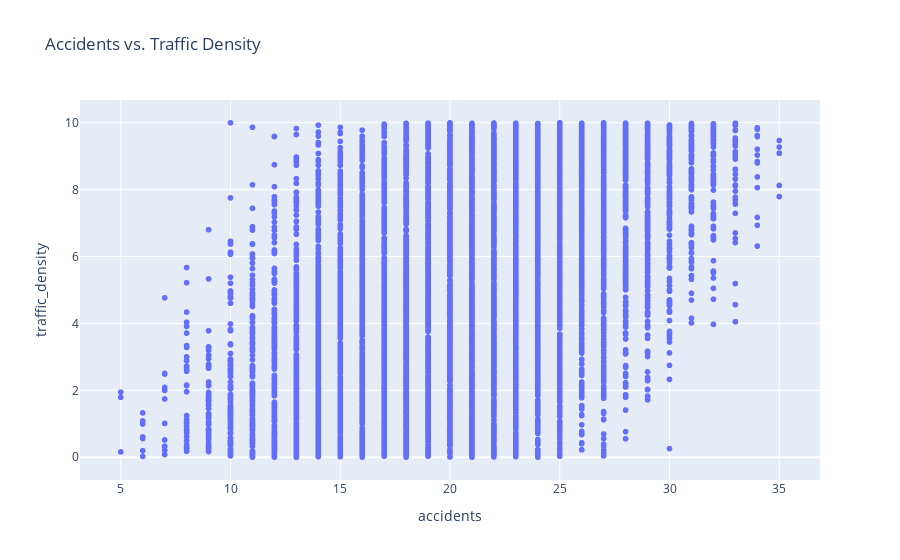

Notebook source saved alongside this figure:
### Code cell
fig = px.scatter(df, x = 'accidents', y  = 'traffic_density', 
                 title = 'Accidents vs. Traffic Density')
fig.show()

### Figure 1 — Plotly figure (JSON) as saved in the notebook; plotly's stock layout.template omitted (floating-point values rounded to 4 significant figures; data arrays with more than 128 entries replaced by an {"elided": "..."} marker saying what was removed)
{"data": [{"hovertemplate": "accidents=%{x}<br>traffic_density=%{y}<extra></extra>", "legendgroup": "", "marker": {"color": "#636efa", "symbol": "circle"}, "mode": "markers", "name": "", "showlegend": false, "type": "scattergl", "x": {"elided": "8756 int values"}, "xaxis": "x", "y": {"elided": "8756 float values"}, "yaxis": "y"}], "layout": {"legend": {"tracegroupgap": 0}, "title": {"text": "Accidents vs. Traffic Density"}, "xaxis": {"anchor": "y", "domain": [0, 1], "title": {"text": "accidents"}}, "yaxis": {"anchor": "x", "domain": [0, 1], "title": {"text": "traffic_density"}}}}
